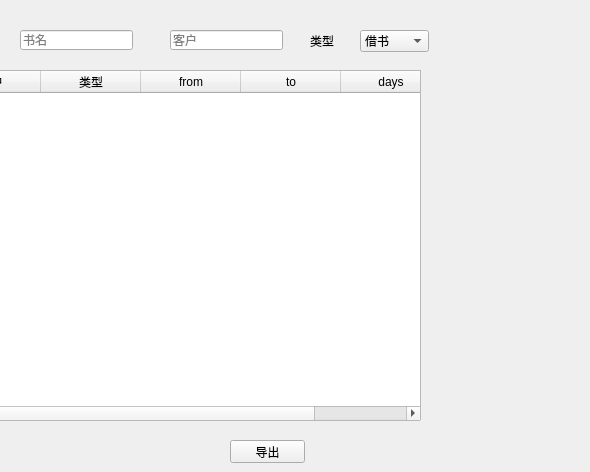
    <widget class="QWidget" name="tab_14">
     <attribute name="title">
      <string>Page</string>
     </attribute>
     <widget class="QLineEdit" name="book_name">
      <property name="geometry">
       <rect>
        <x>20</x>
        <y>30</y>
        <width>113</width>
        <height>20</height>
       </rect>
      </property>
      <property name="placeholderText">
       <string>书名</string>
      </property>
     </widget>
     <widget class="QLineEdit" name="client_name">
      <property name="geometry">
       <rect>
        <x>170</x>
        <y>30</y>
        <width>113</width>
        <height>20</height>
       </rect>
      </property>
      <property name="placeholderText">
       <string>客户</string>
      </property>
     </widget>
     <widget class="QLabel" name="label_37">
      <property name="geometry">
       <rect>
        <x>310</x>
        <y>30</y>
        <width>54</width>
        <height>21</height>
       </rect>
      </property>
      <property name="text">
       <string>类型</string>
      </property>
     </widget>
     <widget class="QComboBox" name="tpye_combox">
      <property name="geometry">
       <rect>
        <x>360</x>
        <y>30</y>
        <width>69</width>
        <height>22</height>
       </rect>
      </property>
      <item>
       <property name="text">
        <string>借书</string>
       </property>
      </item>
      <item>
       <property name="text">
        <string>续借</string>
       </property>
      </item>
     </widget>
     <widget class="QLabel" name="label_38">
      <property name="geometry">
       <rect>
        <x>20</x>
        <y>80</y>
        <width>54</width>
        <height>31</height>
       </rect>
      </property>
      <property name="text">
       <string>时间：</string>
      </property>
     </widget>
     <widget class="QComboBox" name="day_combox">
      <property name="geometry">
       <rect>
        <x>90</x>
        <y>90</y>
        <width>69</width>
        <height>22</height>
       </rect>
      </property>
      <item>
       <property name="text">
        <string>1</string>
       </property>
      </item>
      <item>
       <property name="text">
        <string>2</string>
       </property>
      </item>
      <item>
       <property name="text">
        <string>3</string>
       </property>
      </item>
      <item>
       <property name="text">
        <string>4</string>
       </property>
      </item>
      <item>
       <property name="text">
        <string>5</string>
       </property>
      </item>
      <item>
       <property name="text">
        <string>6</string>
       </property>
      </item>
      <item>
       <property name="text">
        <string>7</string>
       </property>
      </item>
     </widget>
     <widget class="QPushButton" name="add_operation">
      <property name="geometry">
       <rect>
        <x>180</x>
        <y>80</y>
        <width>75</width>
        <height>31</height>
       </rect>
      </property>
      <property name="text">
       <string>添加</string>
      </property>
     </widget>
     <widget class="QTableWidget" name="operation_table">
      <property name="geometry">
       <rect>
        <x>-160</x>
        <y>70</y>
        <width>581</width>
        <height>351</height>
       </rect>
      </property>
      <column>
       <property name="text">
        <string>书名</string>
       </property>
      </column>
      <column>
       <property name="text">
        <string>客户</string>
       </property>
      </column>
      <column>
       <property name="text">
        <string>类型</string>
       </property>
      </column>
      <column>
       <property name="text">
        <string>from</string>
       </property>
      </column>
      <column>
       <property name="text">
        <string>to</string>
       </property>
      </column>
      <column>
       <property name="text">
        <string>days</string>
       </property>
      </column>
     </widget>
     <widget class="QPushButton" name="export_button">
      <property name="geometry">
       <rect>
        <x>230</x>
        <y>440</y>
        <width>75</width>
        <height>23</height>
       </rect>
      </property>
      <property name="text">
       <string>导出</string>
      </property>
     </widget>
    </widget>
